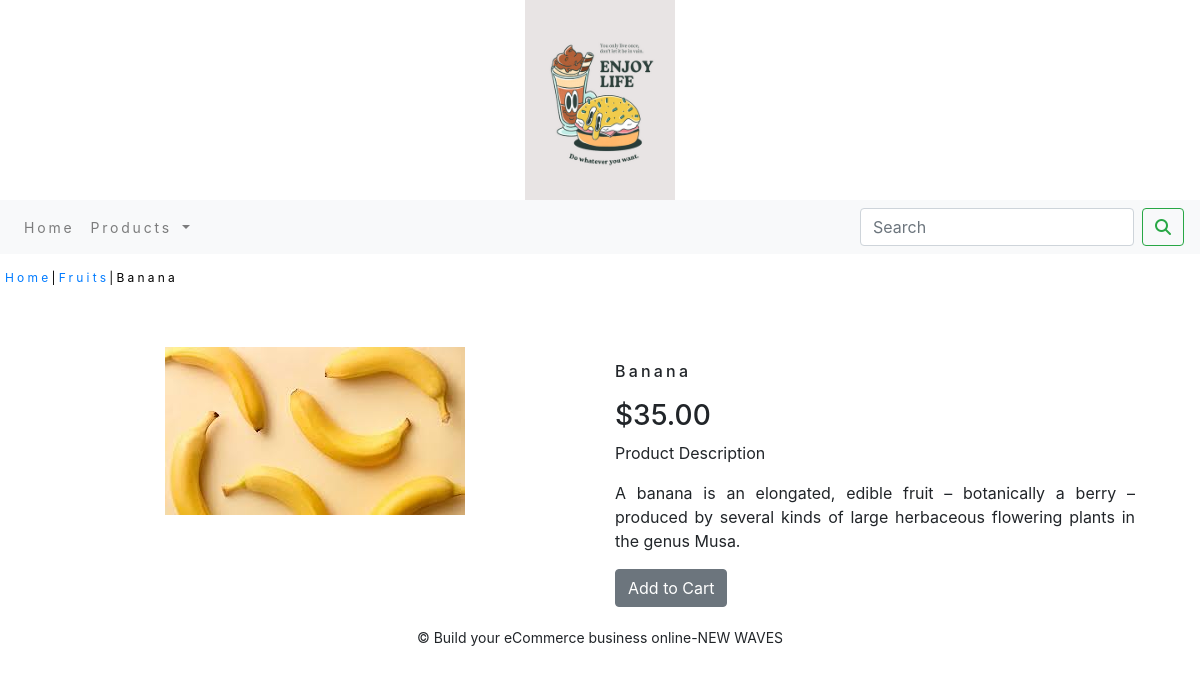
/home/fruits/banana/, run on the app's committed database.
### ecommerce_app/models.py (models this page shows, shortened)
class Product(models.Model):
    name = models.CharField(max_length=250, unique=True)
    slug = models.SlugField(max_length=250, unique=True)
    image = models.ImageField(upload_to='product', blank=True)
    product_description = models.TextField(blank=True)
    price = models.DecimalField(max_digits = 10,decimal_places = 2)
    category = models.ForeignKey(Category,on_delete = models.CASCADE)
    stock = models.IntegerField()
    available = models.BooleanField(default = True)
    created = models.DateTimeField(auto_now_add = True)
    updated = models.DateTimeField(auto_now = True)
    class Meta:
        ordering = ['name']
        verbose_name = 'product'
        verbose_name_plural = 'products'

class Category(models.Model):
    name = models.CharField(max_length = 250,unique = True)
    slug = models.SlugField(max_length = 250,unique = True)
    image = models.ImageField(upload_to = 'category',blank = True)
    category_description = models.TextField(blank = True)
    class Meta:
        ordering = ['name',]
        verbose_name = 'category'
        verbose_name_plural = 'categories'
    def get_url(self):
        return reverse('ecommerce_app:Product Collection',args=[self.slug])
    def __str__(self):
        return '{}'.format(self.name)

### ecommerce_app/views.py (the view)
# urls.py: path('<slug:c_slug>/<slug:product_slug>/',views.ProductDetail,name = 'Productdetails')
def ProductDetail(request,c_slug,product_slug):
    try:
        products = Product.objects.get(category__slug = c_slug,slug = product_slug)
    except Exception as e:
        raise e
    return render(request,'Product.html',{'key_product':products})

### cart_app/Context_Processors.py (called while the page is built)
def counter(request):
    item_count = 0
    if 'admin' in request.path:
        return {}
    else:
        try:
            cart = Cart.objects.filter(cart_id = _cart_id(request))
            cart_items = CartItem.objects.all().filter(cart = cart[:1])
            for cart_item in cart_items:
                item_count += cart_item.quantity
        except Cart.DoesNotExist:
            item_count = 0
    return dict(item_count = item_count)

### cart_app/views.py (called while the page is built)
def _cart_id(request):
    cart = request.session.session_key
    if not cart:
        cart = request.session.create()
    return cart

### ecommerce_app/Context_processors.py (called while the page is built)
def menu_links(request):
    links = Category.objects.all()
    return dict(links=links)

### templates/Product.html (shortened to what this page needs)
{% extends 'Base.html' %}
{% load static %}
{% block content %}
<div class="row my_prod_row_class">
    <div class="mx_auto">
        <p><a href="{% url 'ecommerce_app:allProductCategory' %}">Home</a>|<a href="{{key_product.category.get_url}}">{{key_product.category}}</a>|{{key_product.name}}</p>
    </div>
</div>
<div class="container">
<br>
<div class="row">
    <div class="col-12 col-sm-12 col-md-12 col-lg-6 text-center">
        <div style="min-width : 18rem">
            <img src="{{key_product.image.url}}" alt="{{key_product.name}}">
        </div>
    </div>
    <div class="col-12 col-sm-12 col-md-12 col-lg-6">
        <div>
        <h1 class="my_prod_title">{{key_product.name}}</h1>
        <h3>${{key_product.price}}</h3>
        <p>Product Description</p>
        <p class="text-justify my_prod_text">{{key_product.product_description}}</p>
        {% if key_product.stock <= 0 %}
            <p class="text-justify my_prod_text"><b>Out of Stock</b></p>
        {% else %}
            <a class="btn btn-secondary" href="{% url 'cart_app:add_cart' key_product.id %}">Add to Cart</a>
        {% endif %}
        </div>
    </div>
</div>
</div>
{% endblock %}

### static/css/custom.css (style rules this page uses)
.my_prod_row_class { padding-top : 15px; padding-bottom : 20px; padding-left : 20px; letter-spacing : .2em; }
.my_prod_row_class .mx_auto { color : #000; font-size : 12px; text-decoration : none; }
.my_prod_title { font-size : 16px; text_transform : uppercase; letter-spacing : .2em; padding-top : 15px; padding-bottom : 10px; }
.my_prod_text { padding-right : 20px; }

### data on the page
Product: category "Fruits", name "Banana", image (picture), price "35.00", product_description "A banana is an elongated, edible fruit – botanically a berry – produced by several kinds of large herbaceous flowering plants in the genus Musa."
